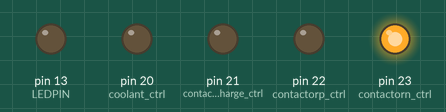
The sketch below on a simulated Arduino Mega 2560, built with avr-gcc and run on an emulated ATmega2560. Shown: output pins drawn as LEDs (lit = HIGH).

Above: at 0.1 s.
At 0.5 s:
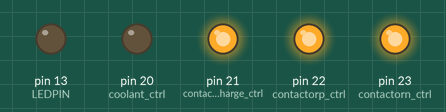
At 1.1 s:
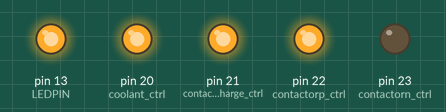
At 2.3 s:
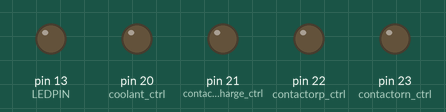
At 3.3 s:
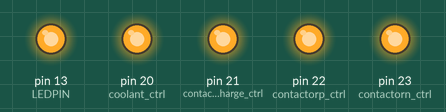
At 6.1 s:
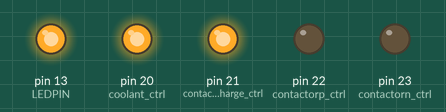
Timing chart, 0 to 6.4 s (numbered marks = the images above):
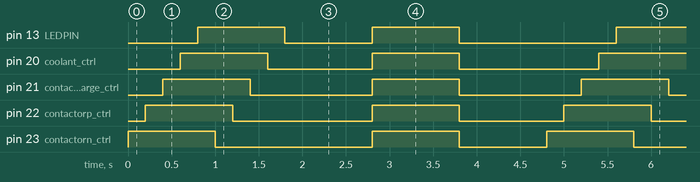

The sketch:

Mainboard_test.ino
```cpp
#define rx_esp 0
#define tx_esp 1
#define can_rx 30
#define can_tx 31
#define cs_esp 39 //cs1
#define miso_esp 41
#define mosi_esp 26
#define sck_esp 27
#define coolant_ctrl 20
#define contactorprecharge_ctrl 21
#define contactorp_ctrl 22
#define contactorn_ctrl 23
#define LEDPIN 13

void setup() {
  pinMode(contactorp_ctrl, OUTPUT);
  pinMode(contactorn_ctrl, OUTPUT);
  pinMode(contactorprecharge_ctrl, OUTPUT);
  pinMode(coolant_ctrl, OUTPUT);
  pinMode(LEDPIN, OUTPUT);

}

void loop() {
  digitalWrite(contactorn_ctrl, HIGH);
  delay(200);
  digitalWrite(contactorp_ctrl, HIGH);
  delay(200);
  digitalWrite(contactorprecharge_ctrl, HIGH);
  delay(200);
  digitalWrite(coolant_ctrl, HIGH);
  delay(200);
  digitalWrite(LEDPIN, HIGH);
  delay(200);
  digitalWrite(contactorn_ctrl, LOW);
  delay(200);
  digitalWrite(contactorp_ctrl, LOW);
  delay(200);
  digitalWrite(contactorprecharge_ctrl, LOW);
  delay(200);
  digitalWrite(coolant_ctrl, LOW);
  delay(200);
  digitalWrite(LEDPIN, LOW);
  delay(1000);
  digitalWrite(contactorp_ctrl, HIGH);
  digitalWrite(contactorn_ctrl, HIGH);
  digitalWrite(contactorprecharge_ctrl, HIGH);
  digitalWrite(coolant_ctrl, HIGH);
  digitalWrite(LEDPIN, HIGH);
  delay(1000);
  digitalWrite(contactorp_ctrl, LOW);
  digitalWrite(contactorn_ctrl, LOW);
  digitalWrite(contactorprecharge_ctrl, LOW);
  digitalWrite(coolant_ctrl, LOW);
  digitalWrite(LEDPIN, LOW);
  delay(1000);
}
```

Measured:
- by itself, pin 13 (LEDPIN): repeats every 4.8 s: LOW 1.0 s, HIGH 1.0 s, LOW 1.8 s, HIGH 1.0 s
- by itself, pin 20 (coolant_ctrl): repeats every 4.8 s: LOW 1.2 s, HIGH 1.0 s, LOW 1.6 s, HIGH 1.0 s
- by itself, pin 21 (contactorprecharge_ctrl): alternates HIGH for 1.0 s and LOW for 1.4 s
- by itself, pin 22 (contactorp_ctrl): repeats every 4.8 s: LOW 1.6 s, HIGH 1.0 s, LOW 1.2 s, HIGH 1.0 s
- by itself, pin 23 (contactorn_ctrl): repeats every 4.8 s: LOW 1.8 s, HIGH 1.0 s, LOW 1.0 s, HIGH 1.0 s
